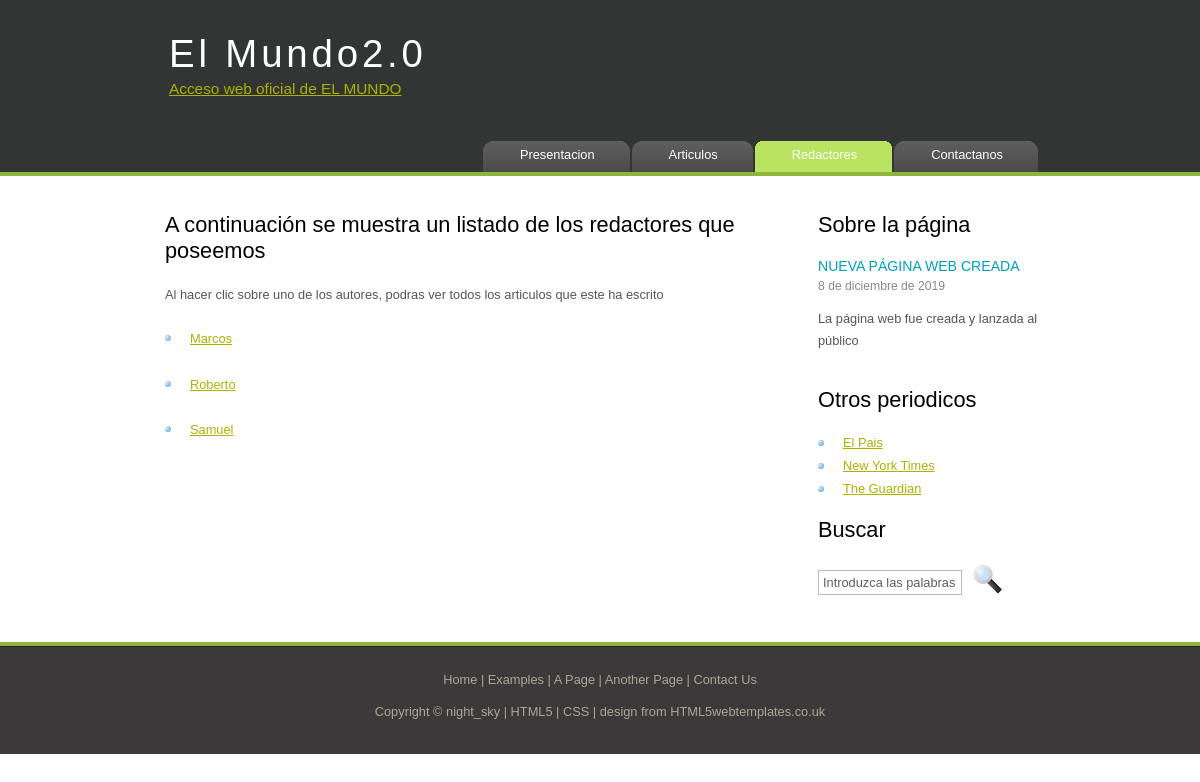
The app's page /redactores/ with its own data.
### appE1/models.py (models this page shows, shortened)
class Redactor(models.Model):
    nombre = models.CharField(max_length=99, default='')
    apellido = models.CharField(max_length=99, default='')

### appE1/views.py (the view)
# urls.py: path('redactores/', views.redactores, name='redactores'),
def redactores(request):
    redactores = get_list_or_404(Redactor.objects.order_by('nombre'))
    context = {'listaRedactores': redactores}
    return render(request, 'redactores.html', context)

### appE1/templates/redactores.html (shortened to what this page needs)
{% extends "plantilla.html"%}
{% block menu %}
<li><a href="/home">Presentacion</a></li>
<li><a href="/articulos">Articulos</a></li>
<li class="selected"><a href="/redactores">Redactores</a></li>
<li><a href="/contacto">Contactanos</a></li>
{% endblock %}
{% block contenido %}
<h1>A continuación se muestra un listado de los redactores que poseemos</h1>
<p align="justify">
    Al hacer clic sobre uno de los autores, podras ver todos los articulos que este ha escrito
</p>
{% if listaRedactores%}
    <ul>
        {% for r in listaRedactores %}
            <li>
                <p><a href="/redactor/{{ r.id }}">{{ r.nombre }}</a></p>
            </li>
        {% endfor %}
    </ul>
{% else %}
<p>
    No hay autores en esta revista
</p>
{% endif %}
{% endblock %}

### appE1/static/style/style.css (style rules this page uses)
html { height: 100%; }
* { margin: 0; padding: 0; }
body { font: normal .80em 'trebuchet ms', arial, sans-serif; background: #FFF; color: #555; }
p { padding: 0 0 20px 0; line-height: 1.7em; }
h1, h2, h3, h4, h5, h6 { color: #362C20; letter-spacing: 0em; padding: 0 0 5px 0; }
h1, h2, h3 { font: normal 170% 'century gothic', arial; margin: 0 0 15px 0; padding: 15px 0 5px 0; color: #000; }
a, a:hover { outline: none; text-decoration: underline; color: #AEB002; }
ul { margin: 2px 0 22px 17px; }
ul li { list-style-type: circle; margin: 0 0 6px 0; padding: 0 0 4px 5px; line-height: 1.5em; }
ul#menu li { float: left; padding: 0 0 0 9px; list-style: none; margin: 1px 2px 0 0; background: #5A5A5A url(tab.png) no-repeat 0 0; }
ul#menu li a { font: normal 100% 'trebuchet ms', sans-serif; display: block; float: left; height: 20px; padding: 6px 35px 5px 28px; text-align: center; color: #FFF; text-decoration: none; background: #5A5A5A url(tab.png) no-repeat 100% 0; }
ul#menu li.selected a { height: 20px; padding: 6px 35px 5px 28px; }
ul#menu li.selected { margin: 1px 2px 0 0; background: #00C6F0 url(tab_selected.png) no-repeat 0 0; }
ul#menu li.selected a, ul#menu li.selected a:hover { background: #00C6F0 url(tab_selected.png) no-repeat 100% 0; color: #FFF; }
#content ul { margin: 2px 0 22px 0px; }
#content ul li, .sidebar ul li { list-style-type: none; background: url(bullet.png) no-repeat; margin: 0 0 0 0; padding: 0 0 4px 25px; line-height: 1.5em; }

### records on screen
Redactor: nombre "Marcos"
Redactor: nombre "Roberto"
Redactor: nombre "Samuel"
